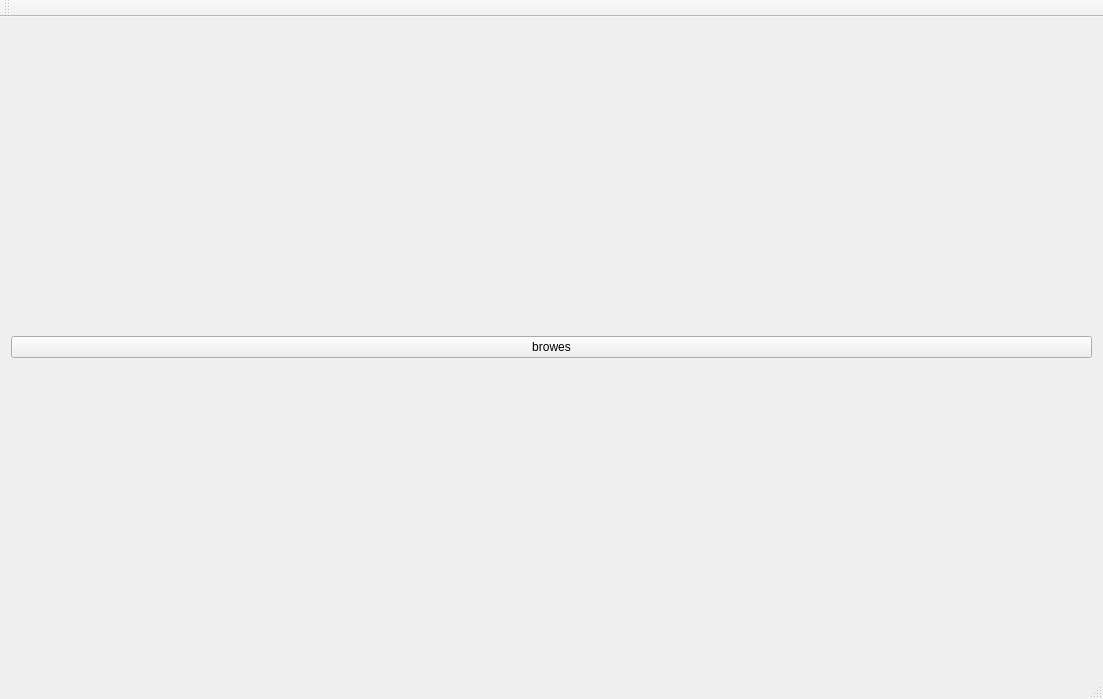
<?xml version="1.0" encoding="UTF-8"?>
<ui version="4.0">
 <class>MainWindow</class>
 <widget class="QMainWindow" name="MainWindow">
  <property name="geometry">
   <rect>
    <x>0</x>
    <y>0</y>
    <width>1103</width>
    <height>699</height>
   </rect>
  </property>
  <property name="windowTitle">
   <string>MainWindow</string>
  </property>
  <widget class="QWidget" name="centralWidget">
   <layout class="QGridLayout" name="gridLayout">
    <item row="0" column="0">
     <widget class="QPushButton" name="pushButton">
      <property name="text">
       <string>browes</string>
      </property>
     </widget>
    </item>
   </layout>
  </widget>
  <widget class="QMenuBar" name="menuBar">
   <property name="geometry">
    <rect>
     <x>0</x>
     <y>0</y>
     <width>1103</width>
     <height>23</height>
    </rect>
   </property>
  </widget>
  <widget class="QToolBar" name="mainToolBar">
   <attribute name="toolBarArea">
    <enum>TopToolBarArea</enum>
   </attribute>
   <attribute name="toolBarBreak">
    <bool>false</bool>
   </attribute>
  </widget>
  <widget class="QStatusBar" name="statusBar"/>
 </widget>
 <layoutdefault spacing="6" margin="11"/>
 <resources/>
 <connections/>
</ui>
